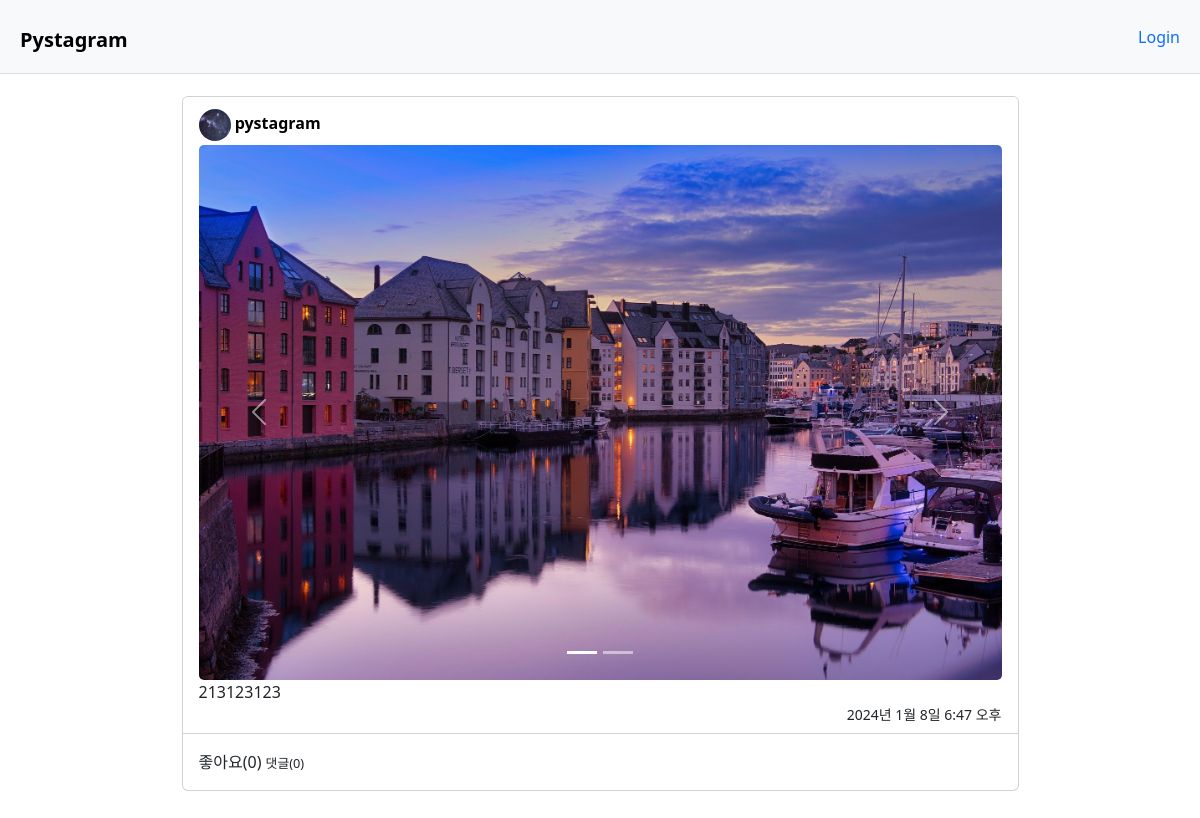
Page /posts/10/ on the earlier database version.
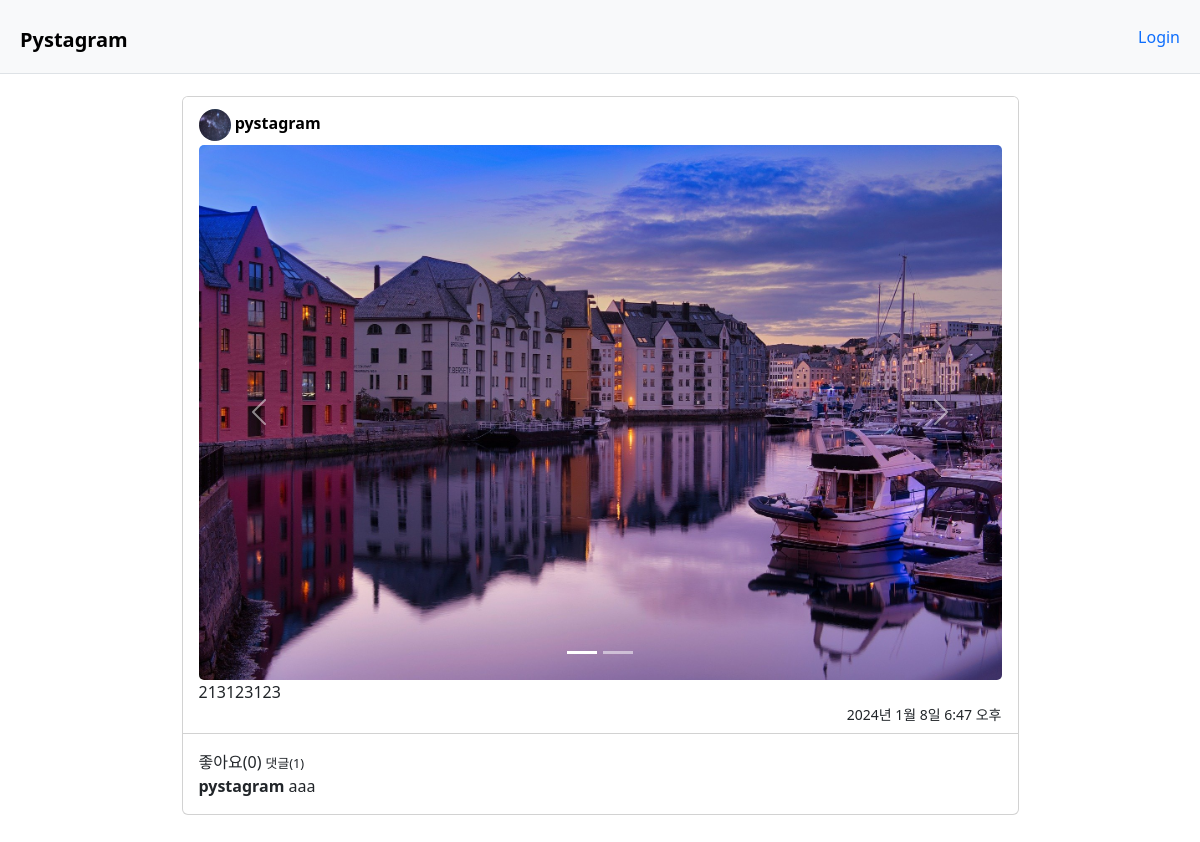
Same page on the later database version.
### posts/models.py (models this page shows, shortened)
class PostImage(models.Model):
    post = models.ForeignKey(
        Post,
        verbose_name="포스트",
        on_delete=models.CASCADE
    )
    photo = models.ImageField("사진", upload_to="post")

class Post(models.Model):
    user = models.ForeignKey(
        "users.User",
        verbose_name="작성자",
        on_delete=models.CASCADE,
    )
    title = models.CharField("제목",max_length=50, default=None, null=True)
    content = models.TextField("내용")
    created = models.DateTimeField("생성일시", auto_now_add=True)
    tags = models.ManyToManyField(
        "posts.HashTag", verbose_name='해시태그목록', blank=True)

class Comment(models.Model):
    user = models.ForeignKey(
        "users.User",
        verbose_name="작성자",
        on_delete=models.CASCADE,
    )
    post = models.ForeignKey(Post, verbose_name="포스트", on_delete=models.CASCADE)
    content = models.TextField("내용")
    created = models.DateTimeField("생성일시", auto_now_add=True)

### users/models.py (models this page shows, shortened)
class User(AbstractUser):
    profile_image = models.ImageField(
        "프로필 이미지", upload_to="users/profile", blank=True)
    short_description = models.TextField('소개글', blank=True)
    like_posts = models.ManyToManyField(
        "posts.Post",
        verbose_name="좋아요 누른 Post 목록",
        related_name="like_users",
        blank=True,
    )
    following = models.ManyToManyField(
        "self",
        verbose_name="팔로우 중인 사람들",
        related_name="followers",
        symmetrical=False,
        through="users.Relationship"
    )

### posts/views.py (the view)
# urls.py: path("<int:post_id>/", post_detail, name="post_detail"),
def post_detail(request, post_id):
    post = Post.objects.get(id=post_id)
    comment_form = CommentForm()
    context = {
        "post": post,
        "comment_form": comment_form,
    }
    return render(request, "posts/post_detail.html", context)

### templates/posts/post_detail.html
{% extends 'base_slider.html' %}
{% block content %}
	<div id="feeds" class="post-container">
		{% url 'posts:post_detail' post.id as action_redirect_to %}
		{% include "posts/post.html" with action_redirect_url=action_redirect_to %}
	</div>
{% endblock %}

### templates/posts/post.html (shortened to what this page needs)
<div class="container mt-5 mb-5 pt-5">
  <div class="card m-auto w-75">
    <article id="post-{{ post.id }}" class="post">
      <div class="card-header bg-white">
        <div class="row mt-1">
          <div class="col-6 text-start">
            <a href="{% url 'users:profile' user_id=post.user.id %}" class="text-decoration-none">
              {% if post.user.profile_image %}
                <img src="{{ post.user.profile_image.url }}" class="rounded-circle" alt="" style="height:32px; width: 32px;">
              {% endif %}
              <span class="card-title fw-bold text-black">{{ post.user.username }}</span>
            </a>
          </div>
          <div class="col-6 text-end">
          </div>
        </div>
        <div id="demo-{{post.id}}" class="carousel slide mt-1" data-bs-touch="false" data-bs-interval="false">
          <div class="carousel-indicators">
            {% for image in post.postimage_set.all %}
              <button data-bs-target="#demo-{{post.id}}" data-bs-slide-to="{{ forloop.counter0 }}" class="{% if forloop.counter0 == 0 %}active{% endif %}"></button>
            {% endfor %}
          </div>
          <div class="carousel-inner">
            {% for image in post.postimage_set.all %}
              <div class="carousel-item {% if forloop.counter == 1 %}active{% endif %}">
                <img src="{{ image.photo.url }}" class="card-img " style="background-size: contain">
              </div>
            {% endfor %}
          </div>
          <button class="carousel-control-prev" data-bs-target="#demo-{{post.id}}" data-bs-slide="prev">
            <span class="carousel-control-prev-icon"></span>
          </button>
          <button class="carousel-control-next" data-bs-target="#demo-{{post.id}}" data-bs-slide="next">
            <span class="carousel-control-next-icon"></span>
          </button>
        </div>
        <div class="post-content">
          {{post.content|safe}}
          <div class="d-flex justify-content-end">
            <small class="ms-3">{{post.created}}</small>
          </div>
        </div>
      </div>
      <div class="card-body">
        <div class="post-buttons">
          <div class="d-inline-block">
            <form action="{% url 'posts:post_like' post_id=post.id %}?next={{ action_redirect_url }}" method="POST">
              {% if user.is_authenticated %}
                <button type="submit" class="btn" style="outline:none; scale:0.8">
                  {% if user in post.like_users.all %}
                    좋아요 취소({{ post.like_users.count }})
                  {% else %}
                    좋아요({{ post.like_users.count }})
                  {% endif %}
                </button>
              {% else %}
                좋아요({{ post.like_users.count }})
              {% endif %}
            </form>
          </div>
          <div class="d-inline-block">
            <span style="font-size:80%">
              댓글({{post.comment_set.count}})
            </span>
          </div>
        </div>
        <div class="post-comments">
          <ul class="list-group">
            {% for comment in post.comment_set.all %}
              <li class="" style="list-style:none;">
                <b>{{comment.user.username}}</b>
                {{comment.content}}
              </li>
            {% endfor %}
          </ul>
        </div>
      </div>
    </article>
  </div>
</div>

Differences in the rows shown:
computed for Post "2024년 1월 8일 6:47 오후": comment_set.count "0" → "1"
added Comment: user.username "pystagram", content "aaa"
